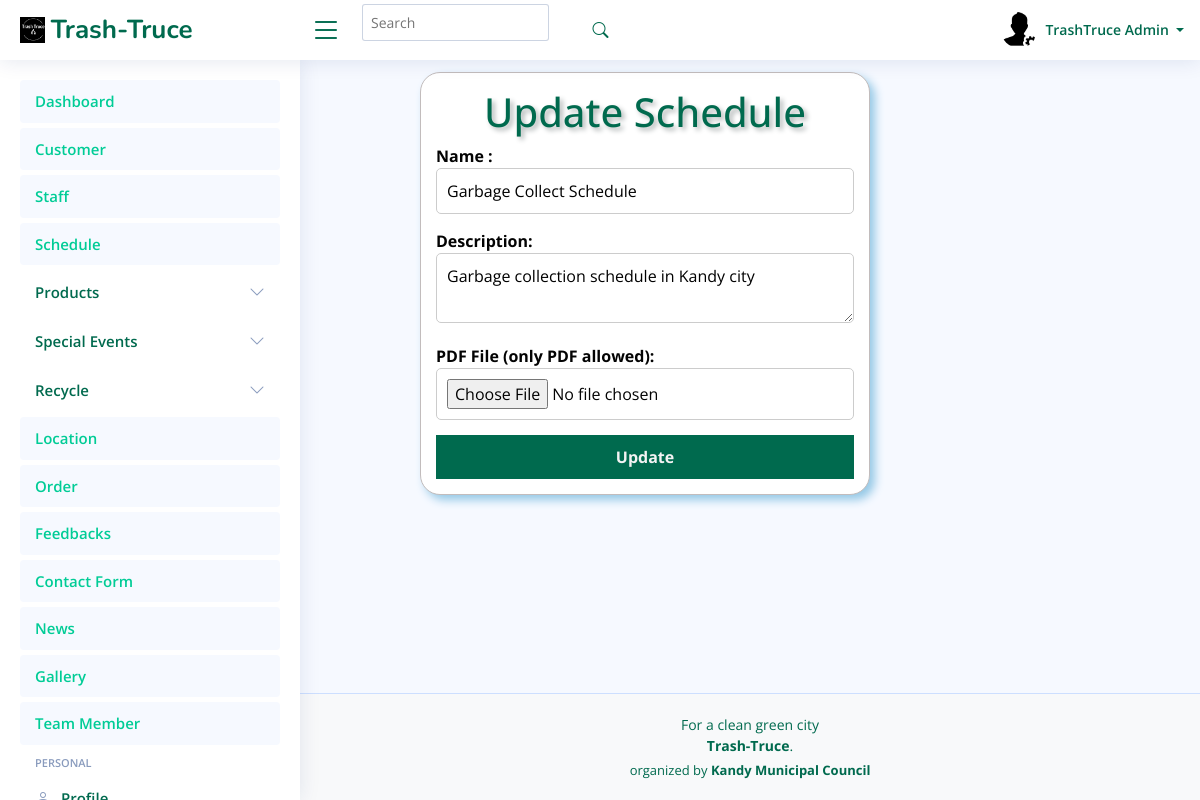
/admin_TrashTruce/EditShedule.php?id=13, run on the app's committed database.
### tables this page shows
CREATE TABLE `schedule` (
  `ID` int(11) NOT NULL,
  `Name` text NOT NULL,
  `Description` text NOT NULL,
  `File` text NOT NULL,
  `Date` timestamp NOT NULL DEFAULT current_timestamp() ON UPDATE current_timestamp()
);

### FO/admin.php (called while the page is built, shortened)
<?php
class admin
{
    public static function GetAdmin($ID)
    {
        try {
            $query = "SELECT `ID`, `Full_Name`, `Image`, `About`, `Job`, `Address`, `Phone`, `Email`, `password` FROM `admin` WHERE `ID` = :ID ";
            $conn = Conn::GetConnection();
            $st = $conn->prepare($query);
            $st->bindValue(":ID", $ID, PDO::PARAM_INT);
            $st->execute();
            $r = $st->fetch(PDO::FETCH_ASSOC);
            if ($r) {
                $admin = new admin();
                $admin->ID = $r['ID'];
                $admin->fullname = $r['Full_Name'];
                $admin->image = $r['Image'];
                $admin->about = $r['About'];
                $admin->job = $r['Job'];
                $admin->address = $r['Address'];
                $admin->phone = $r['Phone'];
                $admin->email = $r['Email'];
                $admin->password = $r['password'];
                return $admin;
            }
            return null;
        } catch (Exception $th) {
            throw $th;
        }
    }
}
?>

### FO/schedule.php (called while the page is built, shortened)
<?php
class Schedule
{
    public static function GetSchedule($ID)
    {
        try {
            $query = "SELECT `ID`, `Name`, `Description`, `File`, `Date` FROM `schedule`
                      WHERE `ID` = :ID";
            $conn = Conn::GetConnection();
            $st = $conn->prepare($query);
            $st->bindValue(":ID", $ID, PDO::PARAM_INT);
            $st->execute();
            $r = $st->fetch(PDO::FETCH_ASSOC);
            if ($r) {
                $schedule = new Schedule();
                $schedule->ID = $r['ID'];
                $schedule->name = $r['Name'];
                $schedule->description = $r['Description'];
                $schedule->file = $r['File'];
                $schedule->date = $r['Date'];
                return $schedule;
            }
            return null;
        } catch (Exception $th) {
            throw $th;
        }
    }
}
?>

### admin_TrashTruce/EditShedule.php (the view, shortened to what this page needs)
<?php
include('../FO/schedule.php');
?>
<!DOCTYPE html>
<html lang="en">
<head>
    <link rel="stylesheet" href="assets/css/AddP.css">
</head>
<body>
    <div>
        <?php
           include "Header.php";
         ?>;
     </div>
     <div class="main">
<div class="AddProduct">
        <h1>Update Schedule</h1>
            <form action="" method="post" enctype="multipart/form-data">
            <?php
            if (isset($_GET['id'])) {
                $schedule_id = $_GET['id'];
                $schedule = Schedule::GetSchedule($schedule_id);
                if ($schedule ) {
            ?>
                 Name :
                <input type="text" name="name" value="<?php echo $schedule->name; ?>"><br>
                Description:
                <textarea name="desc" cols="21" rows="2"><?php echo $schedule->description; ?></textarea><br>
                PDF File (only PDF allowed):
                <input type="file" name="pdf" accept=".pdf"><br>
                <?php
                }
            }
            ?>
                <button class="btnAddProduct" type="submit" name="updateSchedule">Update</button>
            </form>
</div>
</div>
  <div>
  </div>
</body>
</html>

### admin_TrashTruce/Header.php (shortened to what this page needs)
<?php
include_once('../FO/admin.php');
?>
<!DOCTYPE html>
<html lang="en">
<head>
  <link href="assets/vendor/bootstrap/css/bootstrap.min.css" rel="stylesheet">
  <link href="assets/vendor/bootstrap-icons/bootstrap-icons.css" rel="stylesheet">
  <link href="assets/vendor/boxicons/css/boxicons.min.css" rel="stylesheet">
  <link href="assets/vendor/quill/quill.snow.css" rel="stylesheet">
  <link href="assets/vendor/quill/quill.bubble.css" rel="stylesheet">
  <link href="assets/vendor/remixicon/remixicon.css" rel="stylesheet">
  <link href="assets/vendor/simple-datatables/style.css" rel="stylesheet">
  <link href="assets/css/style.css" rel="stylesheet">
</head>
<body>
  <header id="header" class="header fixed-top d-flex align-items-center">
    <div class="d-flex align-items-center justify-content-between">
      <a href="index.html" class="logo d-flex align-items-center">
        <img src="assets/img/Untitled 1 (1).png" alt="">
        <span class="d-none d-lg-block">Trash-Truce</span>
      </a>
      <i class="bi bi-list toggle-sidebar-btn"></i>
    </div>
    <div class="search-bar">
      <form class="search-form d-flex align-items-center" method="GET" action="">
        <input type="text" name="search" placeholder="Search" value="<?php echo isset($_GET['search']) ? htmlspecialchars($_GET['search']) : ''; ?>" title="Enter search keyword">
        <button type="submit" title="Search"><i class="bi bi-search"></i></button>
      </form>
  </div>
    <nav class="header-nav ms-auto">
      <ul class="d-flex align-items-center">
        <li class="nav-item dropdown pe-3">
    <a class="nav-link nav-profile d-flex align-items-center pe-0" href="#" data-bs-toggle="dropdown">
        <?php
        $adminID = 1;
        $admin = admin::GetAdmin($adminID);
        if ($admin && !empty($admin->image)) {
            echo '<img src="' . $admin->image . '" alt="Profile" class="rounded-circle">';
        } else {
            echo '<img src="assets/img/default-profile-img.jpg" alt="Profile" class="rounded-circle">';
        }
        ?>
        <span class="d-none d-md-block dropdown-toggle ps-2">
            <?php
            if ($admin) {
                echo $admin->fullname;
            } else {
                echo "Admin Name";
            }
            ?>
        </span>
    </a>
        </li>
      </ul>
    </nav>
  </header>
  <aside id="sidebar" class="sidebar">
    <ul class="sidebar-nav" id="sidebar-nav">
      <li class="nav-item">
        <a class="nav-link " href="Dashboard.php">
          <span>Dashboard</span>
        </a>
      </li>
      <li class="nav-item">
        <a class="nav-link " href="Customer.php">
          <span>Customer</span>
        </a>
      </li>
      <li class="nav-item">
        <a class="nav-link " href="Staff.php">
          <span>Staff</span>
        </a>
      </li>
      <li class="nav-item">
        <a class="nav-link " href="Schedule.php">
          <span>Schedule</span>
        </a>
      </li>
      <li class="nav-item">
        <a class="nav-link collapsed" data-bs-target="#components-nav" data-bs-toggle="collapse" href="Products.php">
         <span>Products</span><i class="bi bi-chevron-down ms-auto"></i>
        </a>
      </li>
      <li class="nav-item">
        <a class="nav-link collapsed" data-bs-target="#components-nav" data-bs-toggle="collapse" href="#">
         <span>Special Events</span><i class="bi bi-chevron-down ms-auto"></i>
        </a>
      </li>
      <li class="nav-item">
        <a class="nav-link collapsed" data-bs-target="#components-nav" data-bs-toggle="collapse" href="#">
         <span>Recycle</span><i class="bi bi-chevron-down ms-auto"></i>
        </a>
      </li>
      <li class="nav-item">
        <a class="nav-link " href="Location.php">
          <span>Location</span>
        </a>
      </li>
      <li class="nav-item">
        <a class="nav-link " href="Order.php">
          <span>Order</span>
        </a>
      </li>
      <li class="nav-item">
        <a class="nav-link " href="Feedback.php">
          <span>Feedbacks</span>
        </a>
      </li>
      <li class="nav-item">
        <a class="nav-link " href="ContactUs.php">
          <span>Contact Form</span>
        </a>
      </li>
      <li class="nav-item">
        <a class="nav-link " href="News.php">
          <span>News</span>
        </a>
      </li>
      <li class="nav-item">
        <a class="nav-link " href="Gallery.php">
          <span>Gallery</span>
        </a>
      </li>
      <li class="nav-item">
        <a class="nav-link " href="Team.php">
          <span>Team Member</span>
        </a>
      </li>
      <li class="nav-heading">Personal</li>
      <li class="nav-item">
        <a class="nav-link collapsed" href="Profile.php">
          <i class="bi bi-person"></i>
          <span>Profile</span>
        </a>
      </li>
    </ul>
  </aside>
</body>
</html>

### admin_TrashTruce/assets/css/AddP.css (style rules this page uses)
body { font-family: "Open Sans", sans-serif; background: #f6f9ff; color: #444444; }
.AddProduct { border: 1px solid rgb(194, 188, 188); background-color: rgb(255, 255, 255); margin-left: 35%; width: 450px; padding: 15px; border-radius: 20px; box-shadow: 5px 5px 10px #94c8e6; color: rgb(3, 3, 3); font-size: 1em; font-weight: bold; text-align: left; margin-top: 4%; margin-bottom: 3%; }
.AddProduct h1 { text-align: center; color: #006A4E;; font-family: "Open Sans", sans-serif; text-shadow: 3px 3px 5px #afb4b4; font-size: 2.5em; }
form input[type="text"], form input[type="password"], form textarea, form select, form input[type="file"], form input[type="number"] { width: 100%; padding: 10px; margin-bottom: 15px; border: 1px solid #ccc; border-radius: 5px; box-sizing: border-box; }
button { background-color: #006A4E; color: rgb(243, 243, 243); border: none; border-radius: 10px; padding: 10px 20px; text-align: center; width: 100%; text-decoration: none; display: inline-block; font-size: 20px; font-weight: bold; font-family:cursive; margin: 4px 2px; cursor: pointer; align-items: center; margin-left: 95px; margin-top: 0px; }

### admin_TrashTruce/assets/css/style.css (style rules this page uses)
:root { scroll-behavior: smooth; }
body { font-family: "Open Sans", sans-serif; background:#f6f9ff; color: #444444; }
a { color: #00cc96; text-decoration: none; }
h1, h2, h3, h4, h5, h6 { font-family: "Nunito", sans-serif; }
.logo { line-height: 1; }
@media (min-width: 1200px) { .logo { width: 280px; } }
.logo img { max-height: 26px; margin-right: 6px; }
.logo span { font-size: 26px; font-weight: 700; color: #006A4E; font-family: "Nunito", sans-serif; }
.header { transition: all 0.5s; z-index: 997; height: 60px; box-shadow: 0px 2px 20px rgba(1, 41, 112, 0.1); background-color: #fff; padding-left: 20px; }
.header .toggle-sidebar-btn { font-size: 32px; padding-left: 10px; cursor: pointer; color: #006A4E; }
.header .search-bar { min-width: 360px; padding: 0 20px; }
.header .search-form { width: 100%; }
.header .search-form input { border: 0; font-size: 14px; color: #006A4E; border: 1px solid rgba(1, 41, 112, 0.2); padding: 7px 38px 7px 8px; border-radius: 3px; transition: 0.3s; width: 100%; }
.header .search-form button { border: 0; padding: 0; margin-left: -30px; background: none; }
.header .search-form button i { color: #006A4E; }
.header-nav ul { list-style: none; }
.header-nav>ul { margin: 0; padding: 0; }
.header-nav .nav-profile { color: #006A4E; }
.header-nav .nav-profile img { max-height: 36px; }
.header-nav .nav-profile span { font-size: 14px; font-weight: 600; }
.sidebar { position: fixed; top: 60px; left: 0; bottom: 0; width: 300px; z-index: 996; transition: all 0.3s; padding: 20px; overflow-y: auto; scrollbar-width: thin; scrollbar-color: #aab7cf transparent; box-shadow: 0px 0px 20px rgba(1, 41, 112, 0.1); background-color: #fff; }
@media (min-width: 1200px) { #main, #footer { margin-left: 300px; } }
.sidebar-nav { padding: 0; margin: 0; list-style: none; }
.sidebar-nav li { padding: 0; margin: 0; list-style: none; }
.sidebar-nav .nav-item { margin-bottom: 5px; }
.sidebar-nav .nav-heading { font-size: 11px; text-transform: uppercase; color: #899bbd; font-weight: 600; margin: 10px 0 5px 15px; }
.sidebar-nav .nav-link { display: flex; align-items: center; font-size: 15px; font-weight: 600; color: #00cc96; transition: 0.3; background: #f6f9ff; padding: 10px 15px; border-radius: 4px; }
.sidebar-nav .nav-link i { font-size: 16px; margin-right: 10px; color: #00cc96; }
.sidebar-nav .nav-link.collapsed { color: #006A4E; background: #fff; }
.sidebar-nav .nav-link.collapsed i { color: #899bbd; }
.sidebar-nav .nav-link .bi-chevron-down { margin-right: 0; transition: transform 0.2s ease-in-out; }
.footer { padding: 20px 0; font-size: 14px; transition: all 0.3s; border-top: 1px solid #cddfff; }
.footer .copyright { text-align: center; color: #006A4E; }
.footer .credits { padding-top: 5px; text-align: center; font-size: 13px; color: #006A4E; }
.logo img { max-width: 100%; height: auto; }

### data on the page
schedule: name "Garbage Collect Schedule", desc "Garbage collection schedule in Kandy city"

### other printed values
$admin->fullname "TrashTruce Admin"
